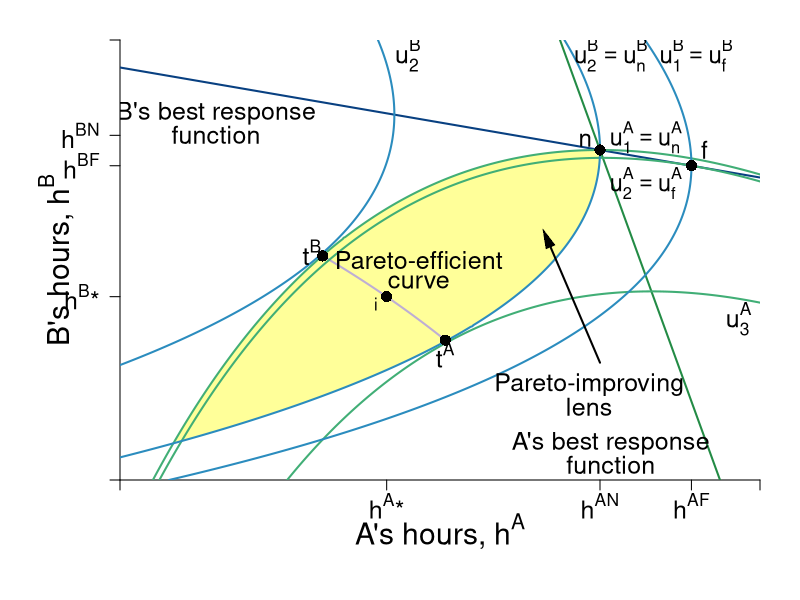

Here is the R script that generated this plot:
require(shape)
library(plotrix)
pdf(file = "coordination_failures/coord_brfs_stackelberg_zoom.pdf", width = 9, height = 7)

#Set parameters for graphics
pointsize <- 1.8
axislabelsize <- 1.8
labelsize <- 1.5
namesize <- 1.8
annotatesize <- 1.5
graphlinewidth <- 2
segmentlinewidth <- 1.5
COL <- c("#7fc97f", "#beaed4", "#fdc086", "#ffff99", "#386cb0", "#f0027f", "#bf5b17", "#666666")
COLA <- c("#99d8c9","#66c2a4","#41ae76", "#238b45", "#005824")
COLB <- c("#4eb3d3", "#2b8cbe", "#0868ac","#084081")

par(mar =  c(6, 6, 2, 2))

uA <- function(ea, eb, alpha = 30, beta = 1/2) {
  (alpha - beta*(ea+eb))*ea - 0.5*(ea)^2
}

uB <- function(ea, eb, alpha = 30, beta = 1/2) {
  (alpha - beta*(ea+eb))*eb - 0.5*(eb)^2
}

yA <- function(ea, eb, alpha = 30, beta = 1/2){
  ea*(alpha - beta*(ea + eb))
}

brfB <- function(ea, alpha = 30, beta = 1/2) {
  (alpha - beta*ea)/(1 + 2*beta)
}

brfA <- function(ea, alpha = 30, beta = 1/2) {
  (alpha - ea*(1 + 2*beta))/(beta)
}

brfPE <- function(ea, alpha = 30, beta = 1/8) {
  alpha*(1 - beta*ea)
}

hANE <- function(alpha, beta = 1/2){
  alpha/(1 + 3*beta)
}

hApEff <- function(alpha, beta = 1/2){
  alpha/(2 + 4*beta)
}

hAST <- function(alpha, beta = 1/2){
  (alpha*(1 + beta))/(1 + 4*beta + 2*beta^2)
}

hApEff2 <- function(alpha, beta = 1/2){
  alpha/(1 + 4*beta)
}

intercept1 <- function(alpha, beta = 1/2){
  alpha/(1 + 2*beta)
}

PEC <- function(ea, alpha = 30, beta = 1/2){
  a = beta*(1+2*beta);
  b = -alpha*(1+3*beta)+(1+2*beta)^2*ea;
  c = alpha^2 - alpha*(1+3*beta)*ea+ beta*(1+2*beta)*ea^2
  delta = b^2-4*a*c
  return((-b-sqrt(delta))/(2*a))
}


indiffA <- function(ea, alpha = 30, beta = 1/2, uA = 144) {
  (alpha*ea - beta*(ea)^2 - 0.5*(ea)^2 - uA)/(beta*ea)
}

indiffBroot1 <- function(ea, alpha = 30, beta = 30, uB = 144){
  (-sqrt(alpha^2 - 2*alpha*beta*ea + beta^2*ea^2 - 4*beta*uB - 2*uB) + alpha - beta*ea)/(2*beta + 1)
}

indiffBroot2 <- function(ea, alpha = 30, beta = 30, uB = 144){
  (sqrt(alpha^2 - 2*alpha*beta*ea + beta^2*ea^2 - 4*beta*uB - 2*uB) + alpha - beta*ea)/(2*beta + 1)
}


indiffB <- function(eb, alpha = 30, beta = 1/2, uB = 144) {
  (alpha*eb - uB - 0.5*eb^2)/(alpha*beta*eb)
}

indiffB2 <- function(ea, alpha = 30, beta = 1/2, uB = 144) {
  sqrt(alpha^2*(beta*ea - 1)^2 - 2*uB) - alpha*beta*ea + alpha
}

indiffB3 <- function(ea, alpha = 30, beta = 1/2, uB = 144) {
  -sqrt(alpha^2*(beta*ea - 1)^2 - 2*uB) - alpha*beta*ea + alpha
}


xlims <- c(7.5, 13.5)
ylims <- c(7.5, 13.5)

npts <- 501 
x <- seq(xlims[1], xlims[2], length.out = npts)
y <- seq(ylims[1], ylims[2], length.out = npts) 
a <- c(uA(hANE(alpha = 30, beta = 1/2), hANE(alpha = 30, beta = 1/2)), 
       uA(hAST(alpha = 30, beta = 1/2), brfB(ea = hAST(alpha = 30, beta = 1/2))),
       155.8)
b <- c(uA(hANE(alpha = 30, beta = 1/2),hANE(alpha = 30, beta = 1/2)), 
       uA(brfB(ea = hAST(alpha = 30, beta = 1/2)), hAST(alpha = 30, beta = 1/2)),
       155.8)


plot(0, 0, xlim = xlims, ylim = ylims, type = "n",
     xlab = expression(paste("")),
     ylab = expression(paste("")), 
     xaxt = "n", 
     yaxt = "n", 
     cex.lab = axislabelsize, 
     bty = "n",
     xaxs="i", 
     yaxs="i")


ticksy <- c(ylims[1], hApEff2(alpha = 30),brfB(ea = hAST(alpha = 30, beta = 1/2)), hANE(alpha = 30.5), intercept1(alpha = 30), ylims[2])
ylabels <- c(NA, expression(paste(h^B,"*")), expression(paste(h^{BF})), expression(paste(h^{BN})), expression(paste(frac(alpha, 1 + 2*beta))), NA)
ticksx <- c(xlims[1], hApEff2(alpha = 30), hANE(alpha = 30), hAST(alpha = 30, beta = 1/2), intercept1(alpha = 30), xlims[2])
xlabels <- c(NA, expression(paste(h^A,"*")), expression(paste(h^{AN})), expression(paste(h^{AF})), expression(paste(frac(alpha, 1 + 2*beta))), NA)


axis(1, at = ticksx,  pos = xlims[1], labels = FALSE, cex.axis = labelsize)
text(x = c(0, hApEff2(alpha = 30), hANE(alpha = 30), hAST(alpha = 30, beta = 1/2), intercept1(alpha = 30), xlims[2]), par("usr")[3] - 0.1, labels = xlabels, srt = 0, pos = 1, xpd = TRUE, cex = labelsize)

axis(2, at = ticksy, pos = ylims[1], labels = ylabels, las = 1, cex.axis = labelsize)

axis.break(axis=1,breakpos=NULL,pos=NA,bgcol="white",breakcol="black",
           style="slash",brw=0.01)
axis.break(axis=2,breakpos=NULL,pos=NA,bgcol="white",breakcol="black",
           style="slash",brw=0.01)

npts <- 500 
xx1 <- seq(xlims[1], xlims[2], length.out = npts)
xx2 <- seq(9.4, 10.55, length.out = npts)

#I need something like xx1 with npts for 
xpoly1 <- seq(from = 8, to = 12, length.out = 500)
ypoly1 <- indiffA(xpoly1, uA = 144, alpha = 30, beta = 1/2)
ypoly2 <- indiffBroot1(xpoly1, uB = 144, alpha = 30, beta = 1/2)
polygon(x = c(xpoly1, rev(xpoly1)), y = c(ypoly1, rev(ypoly2)), col=COL[4], density=NULL, border = NA)



lines(xx1, brfA(xx1, alpha = 30, beta = 1/2), col = COLA[4], lwd = graphlinewidth)
lines(xx1, brfB(xx1, alpha = 30, beta = 1/2), col = COLB[4], lwd = graphlinewidth)
lines(xx2, PEC(xx2, alpha = 30, beta = 1/2), col = COL[2], lwd = graphlinewidth)

contour(y, x, 
        outer(x, y, uA),
        drawlabels = FALSE,
        col = COLA[3],
        lwd = graphlinewidth,
        levels = a, 
        xaxs="i", 
        yaxs="i", 
        add = TRUE) 

text(10.5, ylims[1] - 0.7, expression(paste("A's hours, ", h^A)), xpd = TRUE, cex = axislabelsize)
text(xlims[1] - 0.6, 10.5, expression(paste("B's hours, ", h^B)), xpd = TRUE, cex = axislabelsize, srt = 90) 


contour(x, y,
        outer(x, y, uB),
        drawlabels = FALSE,
        col = COLB[2],
        lwd = graphlinewidth,
        levels = b,
        add = TRUE
)


#segments(4.11765, 6.17647, 5.88, 8.88, lty = 1, col = COL[2] , lwd = graphlinewidth)

text(10.3, 10.5, expression("Pareto-efficient"), cex = labelsize)
text(10.3,  10.2, expression("curve"), cex = labelsize)

text(11.9, 8.8, expression("Pareto-improving"), cex = labelsize)
text(11.9,  8.5, expression("lens"), cex = labelsize)
Arrows(12, 9.1, 11.5, 10.8, col = "black", lty = 1, lwd = 2, arr.type = "triangle", arr.lwd = 0.5)


#Label the iso-welfare functions for A (leader)
text(12.43, 12.175, expression(u[1]^A == u[n]^A), cex = labelsize - 0.09)
text(12.43, 11.55, expression(u[2]^A == u[f]^A), cex = labelsize - 0.09)
text(13.3, 9.7, expression(u[3]^A), cex = labelsize)

#Label the indifference curves for B (follower)
text(12.9, 13.3, expression(u[1]^B == u[f]^B), cex = labelsize - 0.05)
text(12.1, 13.3, expression(u[2]^B == u[n]^B), cex = labelsize - 0.05)
text(10.2, 13.3, expression(u[2]^B), cex = labelsize)


#Label Nash Equilibrium 
points(hANE(alpha = 30), hANE(alpha = 30), pch = 16, col = "black", cex = 1.5)
#text(11.3, 10.1, expression(paste("Nash Equilibrium")))
text(hANE(alpha = 29.4) + 0.1, hANE(alpha = 30.1) + 0.1, expression(paste(n)), cex = labelsize - 0.05)

points(hAST(alpha = 30, beta = 1/2), brfB(ea = hAST(alpha = 30, beta = 1/2)), pch = 16, col = "black", cex = 1.5)
text(hAST(alpha = 30.4, beta = 1/2) - 0.05, brfB(ea = hAST(alpha = 27.5, beta = 1/2)) - 0.05, expression(paste(f)), cex = labelsize -0.05)

#Annotate Pareto Efficient Curve and relevant points
points(10.55, PEC(10.55), pch = 16, col = "black", cex = 1.5)
text(10.55, PEC(10.55) - 0.2, expression(paste(t^A)), cex = labelsize)

points(9.4, PEC(9.4), pch = 16, col = "black", cex = 1.5)
text(9.4 - 0.1, PEC(9.4) + 0.05, expression(paste(t^B)), cex = labelsize)

points(hApEff2(alpha = 30), hApEff2(alpha = 30), pch = 16, col = "black", cex = 1.5)
text(hApEff2(alpha = 30)- 0.1, hApEff2(alpha = 30) - 0.1, expression(paste(i)))


#B's brf
text(8.4, 12.5, expression(paste("B's best response")), cex = labelsize)
text(8.4, 12.2, expression(paste("function")), cex = labelsize)

#A's brf
text(12.1, 8.0, expression(paste("A's best response")), xpd = TRUE, cex = labelsize)
text(12.1, 7.7, expression(paste("function")), xpd = TRUE, cex = labelsize)



dev.off()
